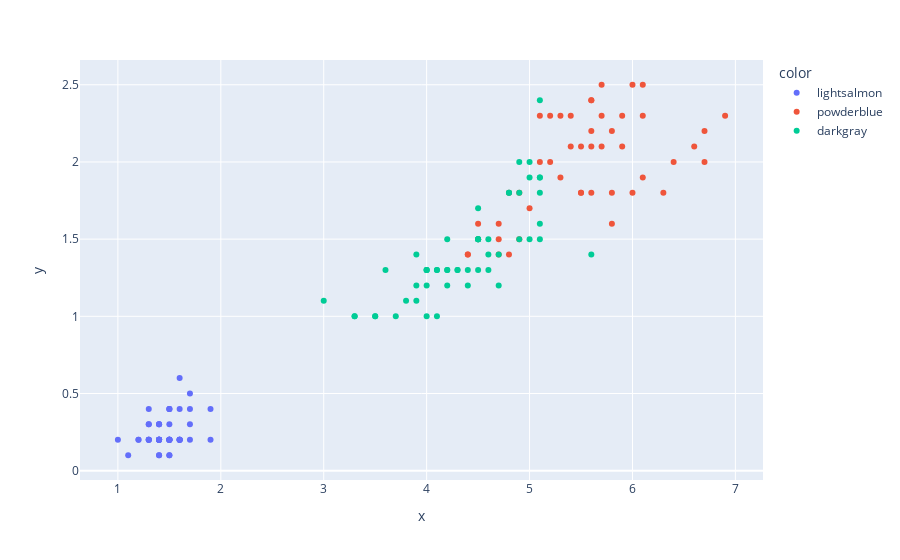

Notebook code for this chart:
### Code cell
px.scatter(x=iris_df.Petal_Length, y=iris_df.Petal_Width, color=color_theme[clustering.labels_])

### Figure 1 — Plotly figure (JSON) as saved in the notebook; plotly's stock layout.template omitted (floating-point values rounded to 4 significant figures)
{"data": [{"hovertemplate": "color=lightsalmon<br>x=%{x}<br>y=%{y}<extra></extra>", "legendgroup": "lightsalmon", "marker": {"color": "#636efa", "symbol": "circle"}, "mode": "markers", "name": "lightsalmon", "orientation": "v", "showlegend": true, "type": "scatter", "x": [1.4, 1.4, 1.3, 1.5, 1.4, 1.7, 1.4, 1.5, 1.4, 1.5, 1.5, 1.6, 1.4, 1.1, 1.2, 1.5, 1.3, 1.4, 1.7, 1.5, 1.7, 1.5, 1, 1.7, 1.9, 1.6, 1.6, 1.5, 1.4, 1.6, 1.6, 1.5, 1.5, 1.4, 1.5, 1.2, 1.3, 1.4, 1.3, 1.5, 1.3, 1.3, 1.3, 1.6, 1.9, 1.4, 1.6, 1.4, 1.5, 1.4], "xaxis": "x", "y": [0.2, 0.2, 0.2, 0.2, 0.2, 0.4, 0.3, 0.2, 0.2, 0.1, 0.2, 0.2, 0.1, 0.1, 0.2, 0.4, 0.4, 0.3, 0.3, 0.3, 0.2, 0.4, 0.2, 0.5, 0.2, 0.2, 0.4, 0.2, 0.2, 0.2, 0.2, 0.4, 0.1, 0.2, 0.2, 0.2, 0.2, 0.1, 0.2, 0.2, 0.3, 0.3, 0.2, 0.6, 0.4, 0.3, 0.2, 0.2, 0.2, 0.2], "yaxis": "y"}, {"hovertemplate": "color=powderblue<br>x=%{x}<br>y=%{y}<extra></extra>", "legendgroup": "powderblue", "marker": {"color": "#EF553B", "symbol": "circle"}, "mode": "markers", "name": "powderblue", "orientation": "v", "showlegend": true, "type": "scatter", "x": [4.7, 4.5, 4.9, 4.7, 4.4, 4.8, 4.4, 4.8, 5, 4.5, 4.7, 6, 5.9, 5.6, 5.8, 6.6, 6.3, 5.8, 6.1, 5.1, 5.3, 5.5, 5.3, 5.5, 6.7, 6.9, 5.7, 6.7, 5.7, 6, 4.9, 5.6, 5.8, 6.1, 6.4, 5.6, 6.1, 5.6, 5.5, 5.4, 5.6, 5.1, 5.9, 5.7, 5.2, 5.2, 5.4], "xaxis": "x", "y": [1.4, 1.5, 1.5, 1.6, 1.4, 1.8, 1.4, 1.4, 1.7, 1.6, 1.5, 2.5, 2.1, 1.8, 2.2, 2.1, 1.8, 1.8, 2.5, 2, 1.9, 2.1, 2.3, 1.8, 2.2, 2.3, 2.3, 2, 2.1, 1.8, 1.8, 2.1, 1.6, 1.9, 2, 2.2, 2.3, 2.4, 1.8, 2.1, 2.4, 2.3, 2.3, 2.5, 2.3, 2, 2.3], "yaxis": "y"}, {"hovertemplate": "color=darkgray<br>x=%{x}<br>y=%{y}<extra></extra>", "legendgroup": "darkgray", "marker": {"color": "#00cc96", "symbol": "circle"}, "mode": "markers", "name": "darkgray", "orientation": "v", "showlegend": true, "type": "scatter", "x": [4, 4.6, 4.5, 3.3, 4.6, 3.9, 3.5, 4.2, 4, 4.7, 3.6, 4.5, 4.1, 4.5, 3.9, 4, 4.9, 4.7, 4.3, 4.5, 3.5, 3.8, 3.7, 3.9, 5.1, 4.5, 4.4, 4.1, 4, 4.4, 4.6, 4, 3.3, 4.2, 4.2, 4.2, 4.3, 3, 4.1, 5.1, 4.5, 5, 5.1, 5, 4.9, 4.9, 4.8, 5.1, 5.6, 4.8, 5.1, 5, 5.1], "xaxis": "x", "y": [1.3, 1.5, 1.3, 1, 1.3, 1.4, 1, 1.5, 1, 1.4, 1.3, 1.5, 1, 1.5, 1.1, 1.3, 1.5, 1.2, 1.3, 1.5, 1, 1.1, 1, 1.2, 1.6, 1.5, 1.3, 1.3, 1.3, 1.2, 1.4, 1.2, 1, 1.3, 1.2, 1.3, 1.3, 1.1, 1.3, 1.9, 1.7, 2, 2.4, 1.5, 2, 1.8, 1.8, 1.5, 1.4, 1.8, 1.9, 1.9, 1.8], "yaxis": "y"}], "layout": {"legend": {"title": {"text": "color"}, "tracegroupgap": 0}, "margin": {"t": 60}, "xaxis": {"anchor": "y", "domain": [0, 1], "title": {"text": "x"}}, "yaxis": {"anchor": "x", "domain": [0, 1], "title": {"text": "y"}}}}
